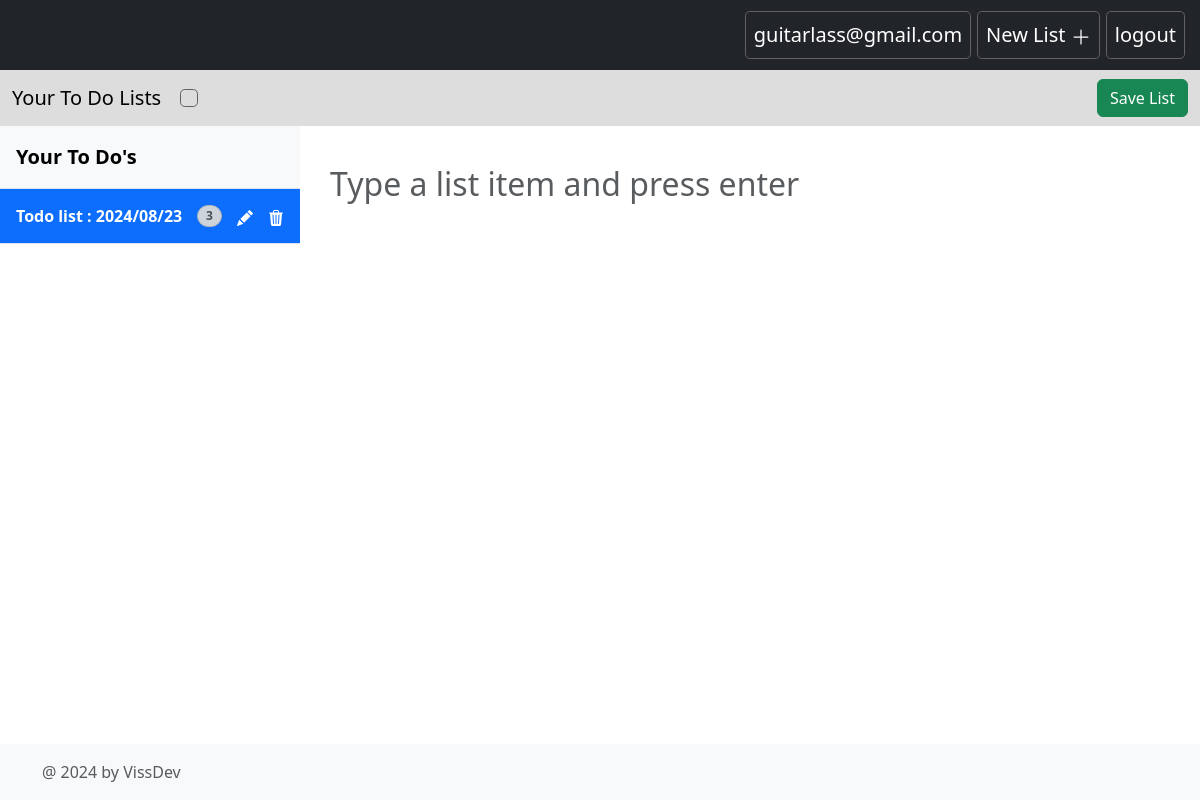
/profile (signed in), run on an earlier commit of the app's database.
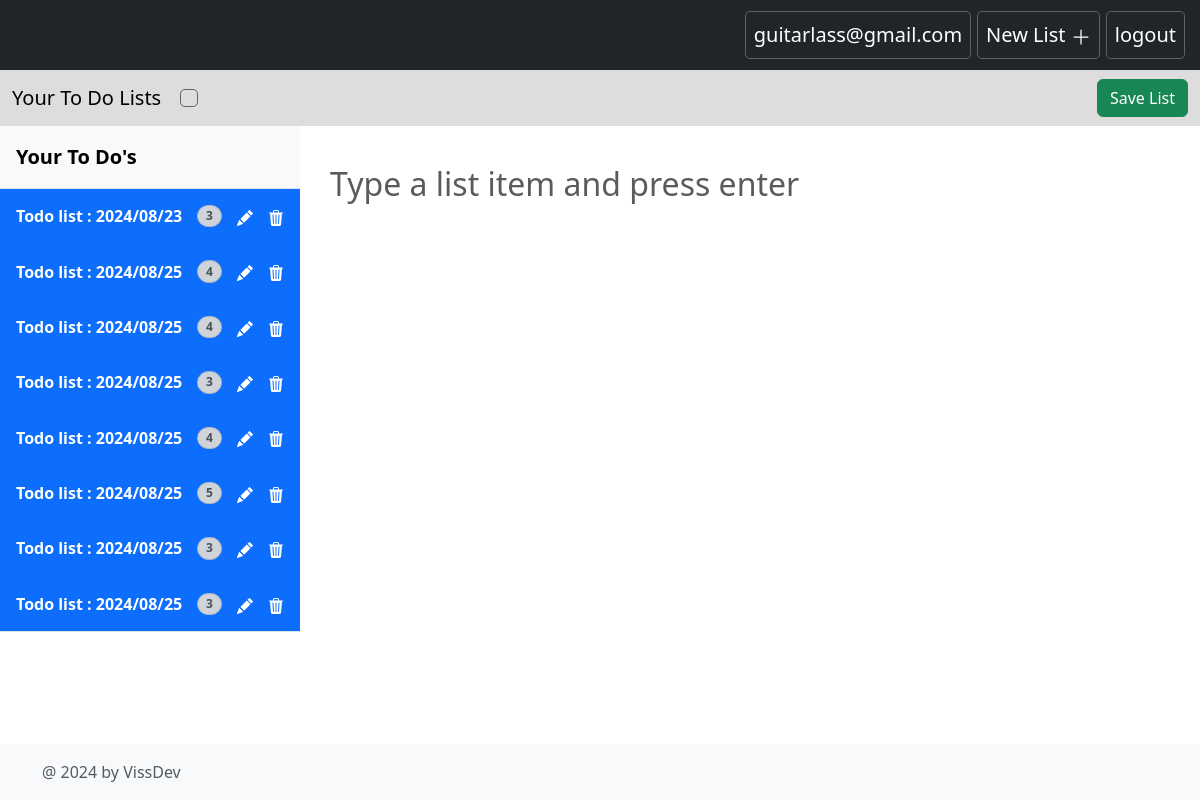
And on a later commit of the database.
### main.py (models this page shows)
class ToDo(db.Model):
    __tablename__ = "tbl_todo"
    id: Mapped[int] = mapped_column(Integer, primary_key=True, autoincrement=True)
    name: Mapped[str] = mapped_column(String(250), nullable=False)
    user_id: Mapped[int] = mapped_column(Integer, ForeignKey("tbl_user.id"))
    user = relationship("User", backref="tbl_user")

### main.py (the view)
@app.route('/profile')
@login_required
def profile():
    todos = db.session.query(ToDo.name, ToDo.id, func.count(ListItem.id).label('item_num')).outerjoin(ListItem,
            ToDo.id == ListItem.todo_id).filter(
            ToDo.user_id == current_user.id).group_by(ToDo.id).all()
    return render_template('profile.html', todos=todos)

### main.py (called while the page is built)
@login_manager.user_loader
def user_loader(user_id):
    return db.get_or_404(User, user_id)

### templates/profile.html (shortened to what this page needs)
{% extends 'base.html' %}
{% block content %}
    <nav class="navbar navbar-expand-md navbar-dark fixed-top bg-dark">
      <div class="container-fluid">
        <div class="collapse navbar-collapse" id="navbarCollapse">
          <ul class="navbar-nav ms-auto mb-2 mb-md-0">
            <li class="nav-item">
              <a class="nav-link active fs-5" aria-current="page" href="#">guitarlass@gmail.com</a>
            </li>
            <li class="nav-item">
              <a class="nav-link active fs-5" aria-current="page" href="#">
                New List
                <svg xmlns="http://www.w3.org/2000/svg" width="20" height="20" fill="currentColor" class="bi bi-plus-lg" viewBox="0 0 16 16">
                  <path fill-rule="evenodd" d="M8 2a.5.5 0 0 1 .5.5v5h5a.5.5 0 0 1 0 1h-5v5a.5.5 0 0 1-1 0v-5h-5a.5.5 0 0 1 0-1h5v-5A.5.5 0 0 1 8 2"/>
                </svg>
              </a>
            </li>
            <li class="nav-item">
              <a class="nav-link active fs-5" aria-current="page" href="{{ url_for('logout')}}">logout</a>
            </li>
          </ul>
        </div>
      </div>
    </nav>
    <nav class="navbar navbar-expand-md nav2">
      <div class="container-fluid">
        <a class="navbar-brand" href="#">Your To Do Lists</a>
        <div class="collapse navbar-collapse" id="navbarCollapse1">
          <ul class="navbar-nav me-auto mb-2 mb-md-0">
            <li class="nav-item">
              <a class="nav-link active fs-5" aria-current="page" href="#" id="list-name"></a>
            </li>
          </ul>
            <button class="btn btn-success" type="submit" id="saveList">Save List</button>
        </div>
      </div>
    </nav>
    <main class="d-flex">
      <div class="col-md-3" id="lists-menu">
        <div class="d-flex flex-column bg-body-tertiary ">
          <a href="/" class="d-flex align-items-center flex-shrink-0 p-3 link-body-emphasis text-decoration-none border-bottom">
            <span class="fs-5 fw-semibold">Your To Do's</span>
          </a>
          <div class="list-group list-group-flush border-bottom scrollarea">
            {% for todo in todos %}
            <div class="list-group-item list-group-item-action active py-3 lh-sm" aria-current="true">
              <div class="d-flex w-100 align-items-center justify-content-between">
                <a href="{{ url_for('view_list', todo_id = todo.id) }}" class="item-name"><strong class="mb-1">{{ todo.name }}</strong></a>
                <span class="badge bg-dark-subtle border border-dark-subtle text-dark-emphasis rounded-pill" style="color: rgb(54, 53, 53);">{{ todo.item_num }}</span>
                <a href="{{ url_for('edit_list', todo_id = todo.id) }}" class="item-name">
                </a>
                <a href="{{ url_for('del_list', todo_id = todo.id) }}" class="item-name">
                </a>
              </div>
            </div>
            {% endfor %}
          </div>
        </div>
      </div>
      <div class="col-md-9" id="content-1">
        <div class="container mt-4 ms-2" id="content" style="margin-top: 1rem;">
          <input class="text-color-grey form-control mb-3" type="text" id="enter-list-item" placeholder="Type a list item and press enter" />
        </div>
      </div>
    </main>
     {% endblock %}

### templates/base.html (shortened to what this page needs)
<!DOCTYPE html>
<html lang="en">
  <head>
    {% block styles %}
      {{ bootstrap.load_css() }}
      <link rel="stylesheet" type="text/css" href="{{  url_for('static', filename='css/styles.css')  }}" />
    {% endblock %}
  </head>
  <body>
    {% block content %}{% endblock %}
    {% include 'footer.html' %}
  </body>
</html>

### templates/footer.html (shortened to what this page needs)
<footer class="footer mt-auto py-3 bg-light">
    <div class="container">
      <span class="text-muted">@ 2024 by VissDev</span>
    </div>
  </footer>

### static/css/styles.css (style rules this page uses)
#content { margin-top:100px }
html, body { height: 100%; margin: 0; padding: 0; }
body { display: flex; flex-direction: column; justify-content: space-between; }
.text-color-grey { color: grey; }
#enter-list-item { padding: 10px; font-size: 2rem; width: 100%; border: 0px solid; }
.nav-item { border: 1px solid rgb(99, 97, 97); border-radius: .3rem; margin :3px; }
.nav2 { margin-top: 70px; background-color: #DDDDDD; }
#lists-menu { max-width: 300px; }
.item-name { color: white; text-decoration: none; }

What changed in the data, as far as the page shows it:
added ToDo: name "Todo list : 2024/08/25", item_num "4"
added ToDo: name "Todo list : 2024/08/25", item_num "4"
added ToDo: name "Todo list : 2024/08/25", item_num "3"
added ToDo: name "Todo list : 2024/08/25", item_num "4"
added ToDo: name "Todo list : 2024/08/25", item_num "5"
added ToDo: name "Todo list : 2024/08/25", item_num "3"
added ToDo: name "Todo list : 2024/08/25", item_num "3"
